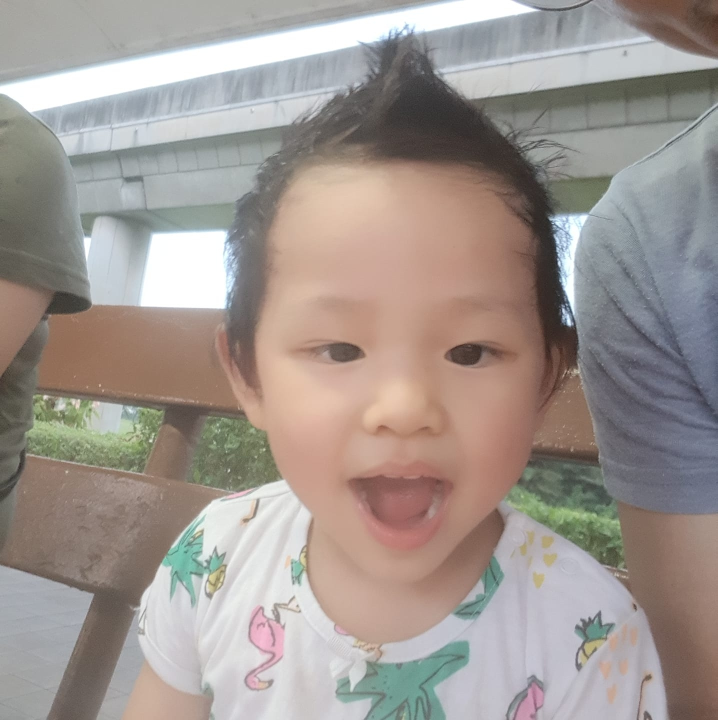
#> input picture Project-faceRecognition/aaaa1qtest.jpg, 1435 x 1440 px, given in place of aaaa1qtest.jpeg, which was not available (shown at 1/2 size)
$ python script2.py
#> lines starting #> are read from the running program, lines starting #| are printed output that depends on the picture; pictures that were not available may be replaced by others from this repository, and a replacement may not be noted
### Project-faceRecognition/projectFaceDetectScript.py
import os
import numpy as np
import cv2

def function1(img):
    gray = cv2.cvtColor(img, cv2.COLOR_BGR2GRAY)
    path = "haarcascade_frontalface_default.xml"
    face_cascade = cv2.CascadeClassifier(path)
    faces = face_cascade.detectMultiScale(gray, scaleFactor=1.3, minNeighbors=5)
    return faces, gray

def function2(directory):
    faces = []
    faces_id = []
    # get folders
    for path, subdirnames, filenames in os.walk(directory):
        # get files
        for filename in filenames:
            if filename.startswith('.'):
                print('skip the file')
                continue
            id = os.path.basename(path)
            img_path = os.path.join(path, filename)
            print('image path', img_path)
            print('face ID', id)
            img = cv2.imread(img_path)
            if img is None:
                print('no image')
                continue
            faces_rect, gray_img = function1(img)
            if len(faces_rect) != 1:
                continue
            (x, y, w, h) = faces_rect[0]
            crop_img = gray_img[y:y+w, x:x+h]
            faces.append(crop_img)
            faces_id.append(int(id))
    return faces, faces_id

def function3(faces, face_id):
    """trains from images

    Args:
        faces ([type]): [description]
        face_id ([type]): [description]

    Returns:
        [type]: trained data
    """
    recognizer = cv2.face.LBPHFaceRecognizer_create()
    recognizer.train(faces,np.array(face_id))
    return recognizer


def function4(img, face):
    (x, y, w, h) = face
    cv2.rectangle(img, (x, y), (x+w, y+h), (255, 0, 0), thickness=2)

def function5(img, text, x, y):
    cv2.putText(img, text, (x, y),
    cv2.FONT_HERSHEY_DUPLEX, 2, (0, 255, 0), 4)

### Project-faceRecognition/script2.py
import os
import cv2
import numpy as np
import projectFaceDetectScript as pjs
# from PIL import Image

img = cv2.imread('aaaa1qtest.jpeg')
#> img is the input picture: shape (1440, 1435, 3); mean B, G, R 145.2, 150.6, 160.1
faces_detected, grayimg = pjs.function1(img)
#> in function1, `gray = cv2.cvtColor(img, cv2.COLOR_BGR2GRAY)`:
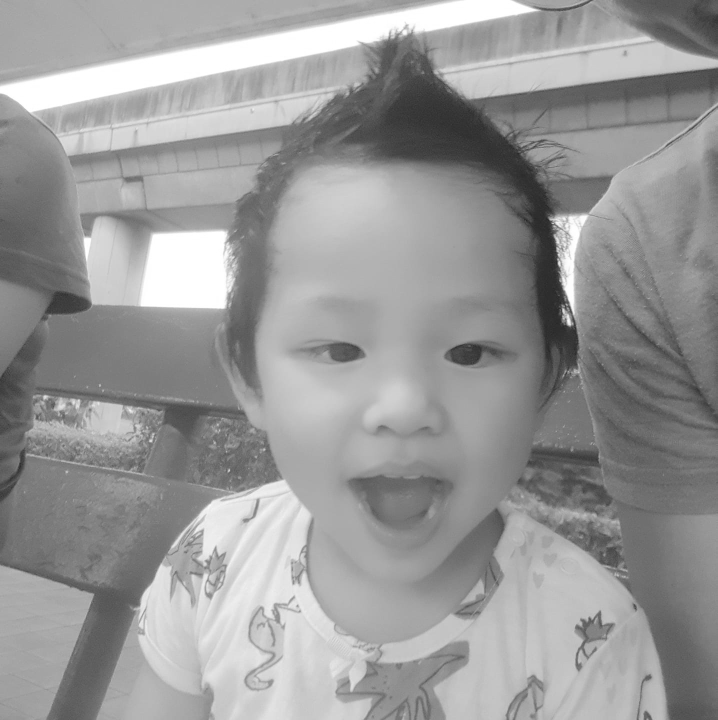
#> gray: shape (1440, 1435) (shown at 1/2 size); min 31, max 255, mean 152.9
#> in function1, `faces = face_cascade.detectMultiScale(gray, scaleFactor=1.3, minNeighb..`: faces = [[437, 435, 708, 708]]
#> faces_detected = [[437, 435, 708, 708]]
print(faces_detected)
#| [[437 435 708 708]]
faces, face_id = pjs.function2('faces')
#> pass 2 of the loop in function2, `for path, subdirnames, filenames in os.walk(directory):`:
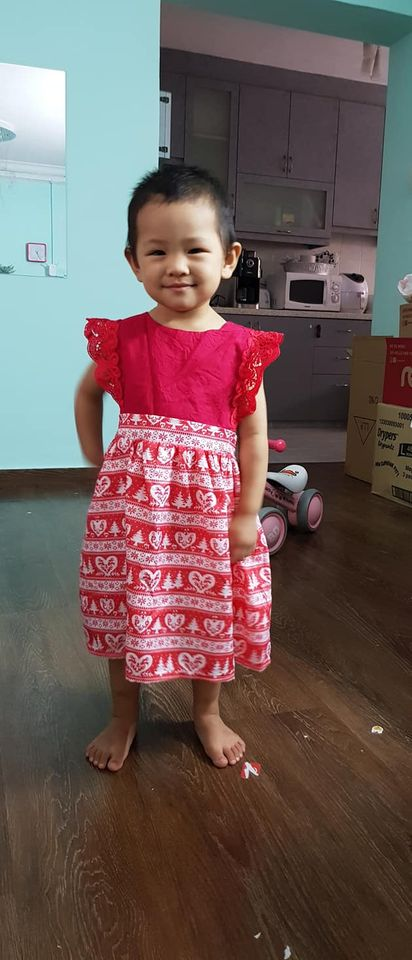
#> input picture faces/0/hazel11.jpg, 412 x 960 px
#> in function2, img is the input picture: shape (960, 412, 3); mean B, G, R 88.9, 91.2, 110.7
#> in function1 (call 2), `gray = cv2.cvtColor(img, cv2.COLOR_BGR2GRAY)`:
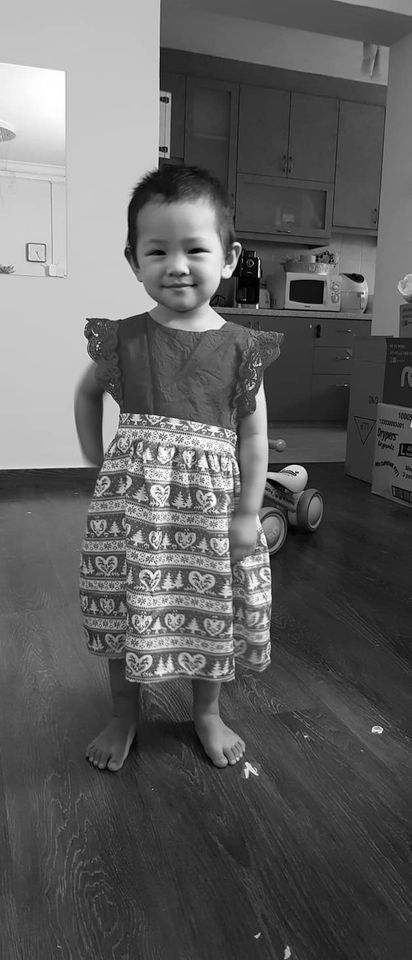
#> gray: shape (960, 412); min 0, max 255, mean 96.8
#> faces = [[125, 212, 100, 100]]
#> in function2, `(x, y, w, h) = faces_rect[0]`: x = 125; y = 212; w = 100
#> in function2, `crop_img = gray_img[y:y+w, x:x+h]`:
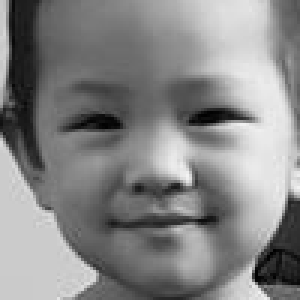
#> crop_img: shape (100, 100) (shown 3 times larger); min 1, max 243, mean 133.9
facerecognition = pjs.function3(faces, face_id)
facerecognition.write('trainingdata.yml')

name = {0:'hazel',1:'thiha',2:'soemay'}

for face in faces_detected:
    (x,y,w,h) = face
    grayimage = grayimg[y:y+h,x:x+h]
    label, confidence = facerecognition.predict(grayimg)
    print('Confidence', confidence)
    print('label', label)
    pjs.function4(img, face)
    predicted_name = name[label]
    if (confidence>40):
        continue
    pjs.function5(img, predicted_name, x. y)
#> this loop made 1 pass
#> pass 1, `grayimage = grayimg[y:y+h,x:x+h]`:
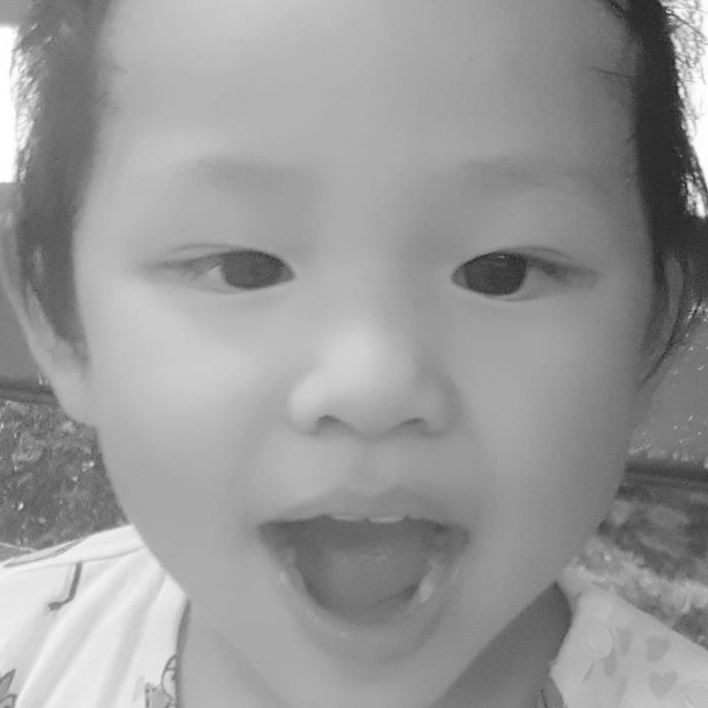
#> grayimage: shape (708, 708); min 31, max 255, mean 152.5
resizeimage = cv2.resize(img,(1500,1000))
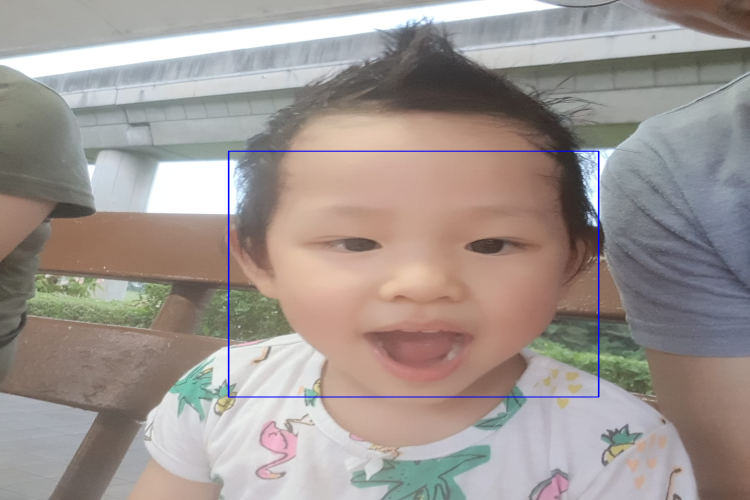
#> resizeimage: shape (1000, 1500, 3) (shown at 1/2 size); mean B, G, R 145.5, 149.9, 159.3
cv2.imshow("test123",resizeimage)
cv2.waitKey(0)
cv2.destroyAllWindows()
